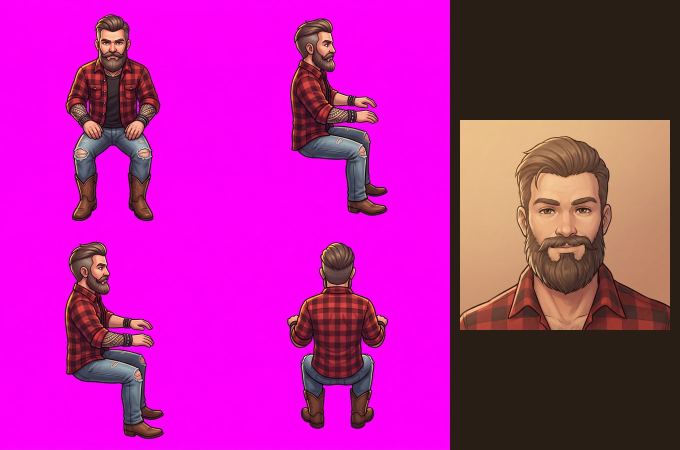
#> input picture ai-village/art/characters/harm-seated-test-overview.jpg, 1360 x 900 px (shown at 1/2 size)
$ python cut_seated.py ../art/characters/harm-seated-test-overview.jpg ../art/characters/directors-overview.jpg
#> lines starting #> are read from the running program, lines starting #| are printed output that depends on the picture; after the words box and inside, x2 and y2 are one past the last pixel; in counts of white or black regions, pixels touching at a corner belong together
#> in main, sheet is the input picture: PIL image 1360x900 RGB; mean R, G, B 182, 33.1, 160.4
### ai-village/tools/cut_character.py
"""Cuts a 4 x 3 walking sheet into clean transparent frames and packs them into one sprite sheet.
Each frame's own background colour is sampled from its corners (the AI does not always keep one flat colour),
the figure is lined up on a shared foot line and centre, and all frames share one scale.
Usage: python3 tools/cut_character.py <sheet.png> <out.png> [--mirror r,c=r2,c2 ...]"""
import sys
import numpy as np
from PIL import Image, ImageDraw, ImageFilter

ROWS, COLS = 4, 3
OUT_W, OUT_H = 192, 256          # size of each frame in the packed sheet
FOOT = 244                       # foot line inside each packed frame

def cut_frame(sheet, r, c, rows, cols, no_shadow=False):
    """Cut grid cell (r, c) out of the sheet as a tight transparent figure."""
    fw, fh = sheet.width / cols, sheet.height / rows
    box = (round(c * fw), round(r * fh), round((c + 1) * fw), round((r + 1) * fh))
    im = np.asarray(sheet.crop(box)).astype(np.int32)
    h, w, _ = im.shape
    corners = np.concatenate([im[:12, :12].reshape(-1, 3), im[:12, -12:].reshape(-1, 3), im[-12:, :12].reshape(-1, 3), im[-12:, -12:].reshape(-1, 3)])
    bg = np.median(corners, axis=0)
    dist = np.sqrt(((im - bg) ** 2).sum(axis=2))
    # background = pixels close to the background colour AND connected to the frame edge;
    # anything enclosed by the figure (faded jeans, grey hair) stays solid
    near = Image.fromarray(((dist < 34) * 255).astype(np.uint8))
    flood = near.copy()
    for x in range(0, w, 6):
        for y in (0, h - 1):
            if flood.getpixel((x, y)) == 255: ImageDraw.floodfill(flood, (x, y), 128)
    for y in range(0, h, 6):
        for x in (0, w - 1):
            if flood.getpixel((x, y)) == 255: ImageDraw.floodfill(flood, (x, y), 128)
    inside = np.asarray(flood) != 128
    if bg[0] > 150 and bg[2] > 150 and bg[1] < 110:
        # a true magenta background never appears in clothes or skin, so gaps between arm and body go too
        inside &= dist >= 60
        if no_shadow:
            r_, g_, b_ = im[..., 0], im[..., 1], im[..., 2]
            inside &= ~((np.minimum(r_, b_) - g_ > 70) & (np.abs(r_ - b_) < 70))
    figure = Image.fromarray((inside * 255).astype(np.uint8))
    # biggest blob only (drop specks), then a soft one-pixel edge
    keep = figure.copy()
    ys, xs = np.nonzero(np.asarray(keep))
    i = np.argmin((ys - h / 2) ** 2 + (xs - w / 2) ** 2)
    ImageDraw.floodfill(keep, (int(xs[i]), int(ys[i])), 128)
    solid = Image.fromarray(((np.asarray(keep) == 128) * 255).astype(np.uint8)).filter(ImageFilter.MinFilter(3))
    alpha = np.asarray(solid.filter(ImageFilter.GaussianBlur(1.2))).astype(np.float32) / 255
    # pull the background tint out of the soft edge
    rgb = im.astype(np.float32)
    a = alpha[..., None]
    rgb = np.where(a > 0.02, (rgb - (1 - a) * bg) / np.maximum(a, 0.02), 0)
    rgba = np.dstack([np.clip(rgb, 0, 255), alpha * 255]).astype(np.uint8)
    fig = Image.fromarray(rgba, 'RGBA')
    return fig.crop(fig.getchannel('A').point(lambda v: 255 if v > 60 else 0).getbbox())

# [18 lines left out: function main, not called in this run]


# [2 lines that do not run on import are left out]

### ai-village/tools/cut_seated.py
"""Cuts a seated sheet (figures on magenta: toward the camera, facing right, facing left, facing away) into a
strip of four transparent frames: down, right, left, up. Each frame is 192 x 256 with the feet on line 244,
scaled to SEATED of the standing figure height (236), so a seated person matches their walking size.

The AI does not always keep a clean 2 x 2 grid (some sheets have 6 or 8 poses), so every figure is found on its
own and numbered in reading order (top row first). By default figures 0,1,2,3 are down, right, left, up.
Pick others with --pick down=0,right=1,left=4,up=5 ; add f to mirror one (left=1f).
Usage: python3 tools/cut_seated.py <sheet.png> <out.png> [--pick ...] [--no-shadow] [--show blobs.jpg]"""
import sys
import numpy as np
from PIL import Image, ImageDraw
sys.path.insert(0, __file__.rsplit('/', 1)[0])
from cut_character import cut_frame

OUT_W, OUT_H, FOOT, FIGURE = 192, 256, 244, 236
SEATED = 0.92          # tallest seated frame vs the standing figure, so heads come out the same size as walking

def find_figures(sheet):
    small = sheet.resize((sheet.width // 8, sheet.height // 8))
    a = np.asarray(small).astype(int)
    magenta = (a[..., 0] > 170) & (a[..., 2] > 170) & (a[..., 1] < 110)
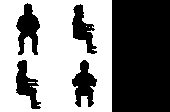
#> magenta: shape (112, 170) bool; 52.6% white; 5 black regions, box (x1, y1, x2, y2) and area: (112, 0, 170, 112) 6496, (16, 3, 40, 55) 709, (72, 60, 97, 107) 651, (16, 60, 41, 109) 589, (72, 4, 97, 54) 584
    mask = Image.fromarray(((~magenta) * 255).astype(np.uint8)).copy()   # copy: a numpy-backed image is read-only
    blobs = []
    w, h = mask.size
#> w = 170; h = 112
    for y in range(h):
        for x in range(w):
            if mask.getpixel((x, y)) == 255:
                ImageDraw.floodfill(mask, (x, y), 100)
                ys, xs = np.nonzero(np.asarray(mask) == 100)
                ImageDraw.floodfill(mask, (x, y), 0)
                if len(xs) > 60:
                    blobs.append((xs.min() * 8, ys.min() * 8, (xs.max() + 1) * 8, (ys.max() + 1) * 8))
#> mask: PIL image 170x112 L; every value is 0
#> after the loop, blobs = [(896, 0, 1360, 896), (128, 24, 320, 440), (576, 32, 776, 432), (128, 480, 328, 872), (576, 480, 776, 856)]
    # merge blobs that overlap (a hand or a prop split off the body)
    merged = True
    while merged:
        merged = False
        for i in range(len(blobs)):
            for j in range(i + 1, len(blobs)):
                a1, b1 = blobs[i], blobs[j]
                if a1[0] < b1[2] + 16 and b1[0] < a1[2] + 16 and a1[1] < b1[3] + 16 and b1[1] < a1[3] + 16:
                    blobs[i] = (min(a1[0], b1[0]), min(a1[1], b1[1]), max(a1[2], b1[2]), max(a1[3], b1[3]))
                    del blobs[j]; merged = True; break
            if merged: break
    rowh = sheet.height / 4
#> rowh = 225
    blobs.sort(key=lambda b: (round(((b[1] + b[3]) / 2) / (sheet.height / 2) - 0.5), b[0]))
    return blobs

def main():
    src, out = sys.argv[1], sys.argv[2]
    args = sys.argv[3:]
    sheet = Image.open(src).convert('RGB')
    blobs = find_figures(sheet)
#> blobs = [(128, 24, 320, 440), (576, 32, 776, 432), (896, 0, 1360, 896), (128, 480, 328, 872), (576, 480, 776, 856)]
    if '--show' in args:
        show = sheet.copy(); d = ImageDraw.Draw(show)
        for i, b in enumerate(blobs):
            d.rectangle(b, outline=(0, 255, 0), width=6); d.text((b[0] + 8, b[1] + 8), str(i), fill=(255, 255, 0))
        show.resize((800, 800)).save(args[args.index('--show') + 1])
    pick = {'down': '0', 'right': '1', 'left': '2', 'up': '3'}
    if '--pick' in args:
        for part in args[args.index('--pick') + 1].split(','):
            k, v = part.split('='); pick[k] = v
    frames = []
    for name in ('down', 'right', 'left', 'up'):
        v = pick[name]; flip = v.endswith('f'); i = int(v.rstrip('f'))
        x0, y0, x1, y1 = blobs[i]
        crop = sheet.crop((max(0, x0 - 24), max(0, y0 - 24), min(sheet.width, x1 + 24), min(sheet.height, y1 + 24)))
        f = cut_frame(crop, 0, 0, 1, 1, '--no-shadow' in args)
        frames.append(f.transpose(Image.FLIP_LEFT_RIGHT) if flip else f)
#> this loop made 4 passes
#> (x0, y0, x1, y1, bg in cut_frame) on passes 1 to 4: (128, 24, 320, 440, [253, 2, 252]), (576, 32, 776, 432, [254, 1, 252]), (896, 0, 1360, 896, [144.5, 19, 134.5]), (128, 480, 328, 872, [252, 1, 252])
#> pass 1, in main, `crop = sheet.crop((max(0, x0 - 24), max(0, y0 - 24), min(sheet.width, ..`:
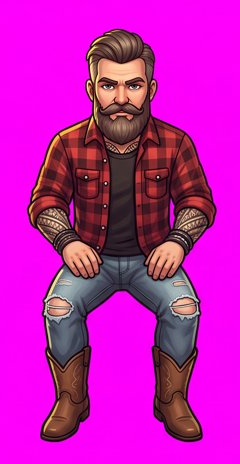
#> crop: PIL image 240x464 RGB; mean R, G, B 194.2, 26.1, 176.6
#> pass 1, in cut_frame, `dist = np.sqrt(((im - bg) ** 2).sum(axis=2))`:
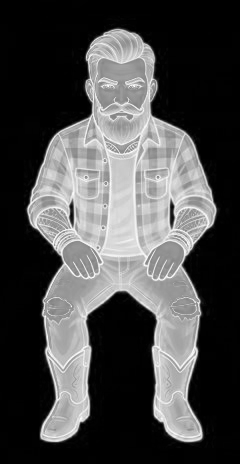
#> dist: shape (464, 240) float64; min 1, max 354.3, mean 104.9; drawn with min black and max white
#> pass 1, in cut_frame, `near = Image.fromarray(((dist < 34) * 255).astype(np.uint8))`:
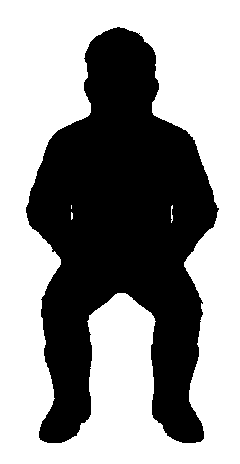
#> near: PIL image 240x464 L; 58.7% white; 1 black region, box (x1, y1, x2, y2) and area: (26, 27, 219, 443) 46035
#> after the loop:
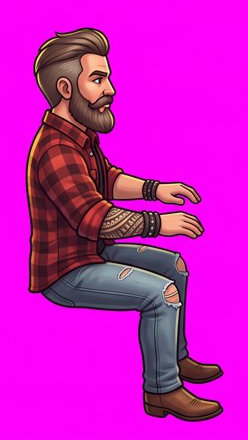
#> crop: PIL image 248x440 RGB; mean R, G, B 203.2, 23.2, 190
#> after the loop:
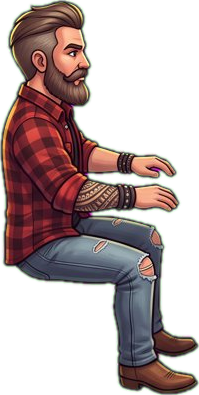
#> f: PIL image 199x395 RGBA; mean R, G, B, A 48.9, 35.9, 32.2, 116.5; transparent parts drawn white
#> after the loop, frames = 4 items
    scale = FIGURE * SEATED / max(f.height for f in frames)
#> scale = 0.241
    strip = Image.new('RGBA', (OUT_W * 4, OUT_H), (0, 0, 0, 0))
#> strip: PIL image 768x256 RGBA; every value is 0
    for i, f in enumerate(frames):
        g = f.resize((max(1, round(f.width * scale)), max(1, round(f.height * scale))), Image.LANCZOS)
        strip.paste(g, (i * OUT_W + (OUT_W - g.width) // 2, FOOT - g.height), g)
#> this loop made 4 passes
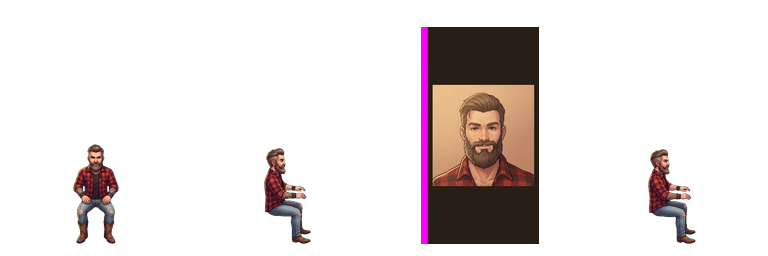
#> strip: PIL image 768x256 RGBA; mean R, G, B, A 17.8, 11.3, 10.8, 41.6; transparent parts drawn white
    strip.save(out, optimize=True)
    print('saved', out, len(blobs), 'figures found')
#| saved ../art/characters/directors-overview.jpg 5 figures found

if __name__ == '__main__':
    main()
